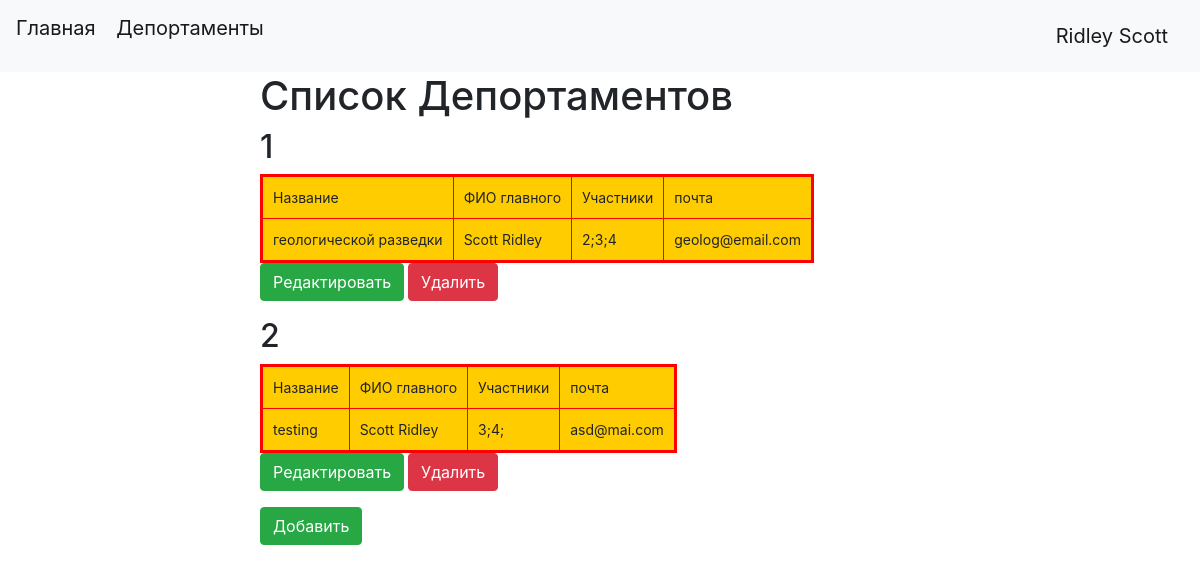
The app's page /deportaments (signed in), older data.
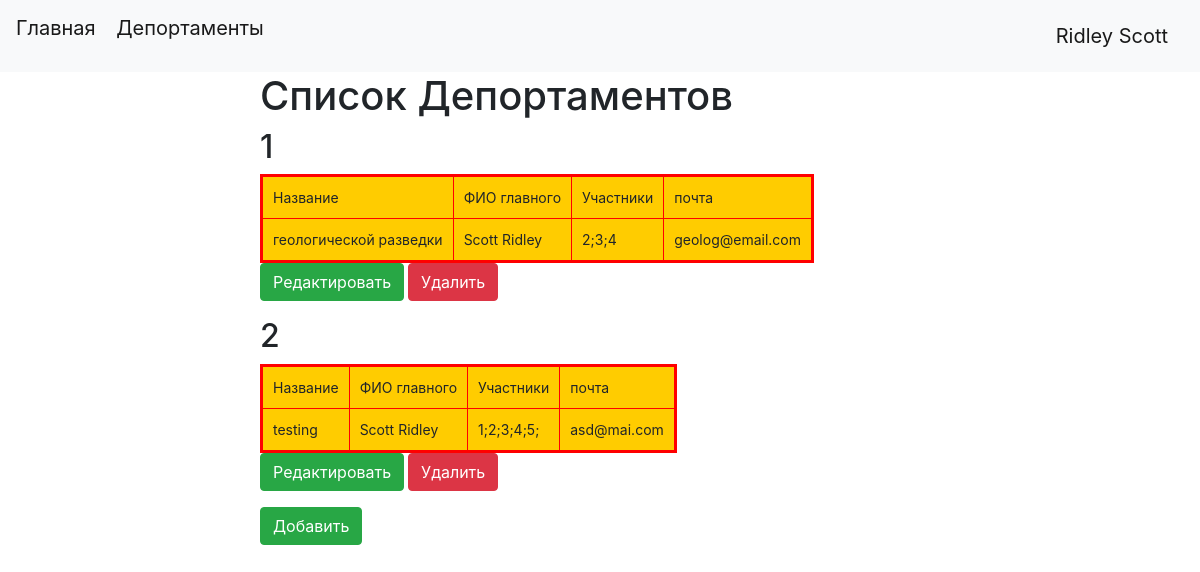
The same page, newer data.
### data/departament.py (models this page shows)
class Departament(SqlAlchemyBase):
    __tablename__ = 'departament'
    id = sqlalchemy.Column(sqlalchemy.Integer,
                           primary_key=True,
                           autoincrement=True)
    title = sqlalchemy.Column(sqlalchemy.String, nullable=True)
    chief = sqlalchemy.Column(sqlalchemy.Integer,
                              sqlalchemy.ForeignKey("users.id"),
                              nullable=True)
    members = sqlalchemy.Column(sqlalchemy.String, nullable=True)
    email = sqlalchemy.Column(sqlalchemy.String,
                              index=True,
                              unique=True,
                              nullable=True)
    user = orm.relationship('User')

### data/users.py (models this page shows, shortened)
class User(SqlAlchemyBase,UserMixin):
    __tablename__ = 'users'
    id = sqlalchemy.Column(sqlalchemy.Integer,
                           primary_key=True,
                           autoincrement=True)
    surname = sqlalchemy.Column(sqlalchemy.String, nullable=True)
    name = sqlalchemy.Column(sqlalchemy.String, nullable=True)
    age = sqlalchemy.Column(sqlalchemy.Integer, nullable=True)
    position = sqlalchemy.Column(sqlalchemy.String, nullable=True)
    speciality = sqlalchemy.Column(sqlalchemy.String, nullable=True)
    addres = sqlalchemy.Column(sqlalchemy.String, nullable=True)
    email = sqlalchemy.Column(sqlalchemy.String,
                              index=True,
                              unique=True,
                              nullable=True)
    hashed_password = sqlalchemy.Column(sqlalchemy.String, nullable=True)
    modified_date = sqlalchemy.Column(sqlalchemy.DateTime,
                                      default=datetime.datetime.now)
    jobs = orm.relationship("Jobs", back_populates='user')

### main.py (the view)
@app.route('/deportaments', methods=['GET', 'POST'])
@login_required
def deportaments():
    db_sess = db_session.create_session()
    deps = db_sess.query(Departament).all()
    return render_template("deportaments.html", deps=deps)

### data/db_session.py (called while the page is built)
def create_session() -> Session:
    global __factory
    return __factory()

### main.py (called while the page is built)
@login_manager.user_loader
def load_user(user_id):
    db_sess = db_session.create_session()
    return db_sess.query(User).get(user_id)

### templates/deportaments.html
{% extends "base.html" %}
{% block content %}
<h1>Список Депортаментов</h1>
{% for item in deps%}
        <h2>{{loop.index}}</h2>
        <table bgcolor="#ffcc00" border="3" bordercolor="red" cellpadding="10">
            <tr>
                <td>Название </td>
                <td>ФИО главного</td>
                <td>Участники</td>
                <td>почта</td>
              </tr>
              <tr>
                <td>{{item.title}}</td>
                <td>{{item.user.surname}} {{item.user.name}}</td>
                <td>{{item.members}}</td>
                <td>{{item.email}}</td>
              </tr>
        </table>
        {% if current_user.is_authenticated %}
            {% if current_user.id == 1 or current_user.id == item.user.id%}
                <p>
                    <a class="btn btn-success" href="/deportament/{{item.id}}">Редактировать</a>
                    <a class="btn btn-danger" href="/delete_deportament/{{ item.id }}">Удалить</a>
                </p>
            {% endif %}
        {% endif %}
        {% endfor %}
        {% if current_user.is_authenticated %}
        <p>
            <a class="btn btn-success" href="/add_deportament">Добавить</a>
        </p>
        {% endif %}
{% endblock %}

Row changes from the older to the newer data that the page shows:
changed Departament "testing": members "3;4;" → "1;2;3;4;5;"
